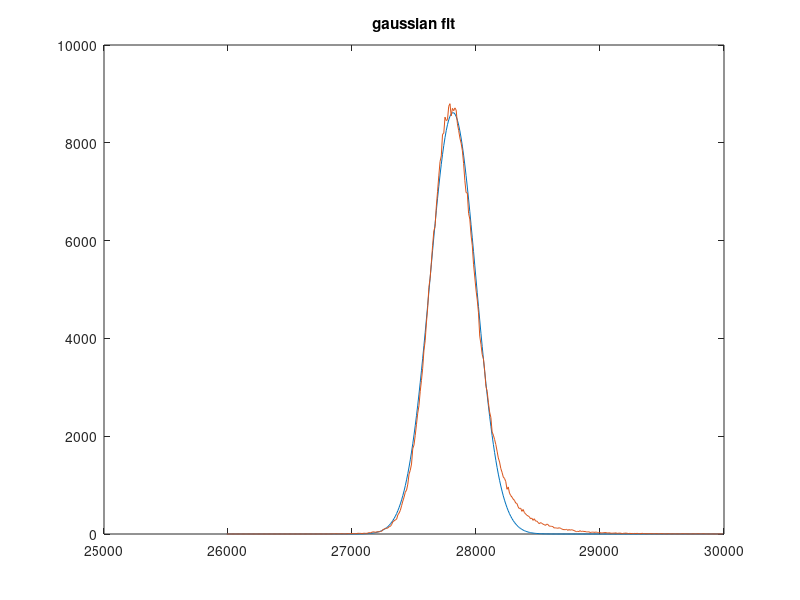
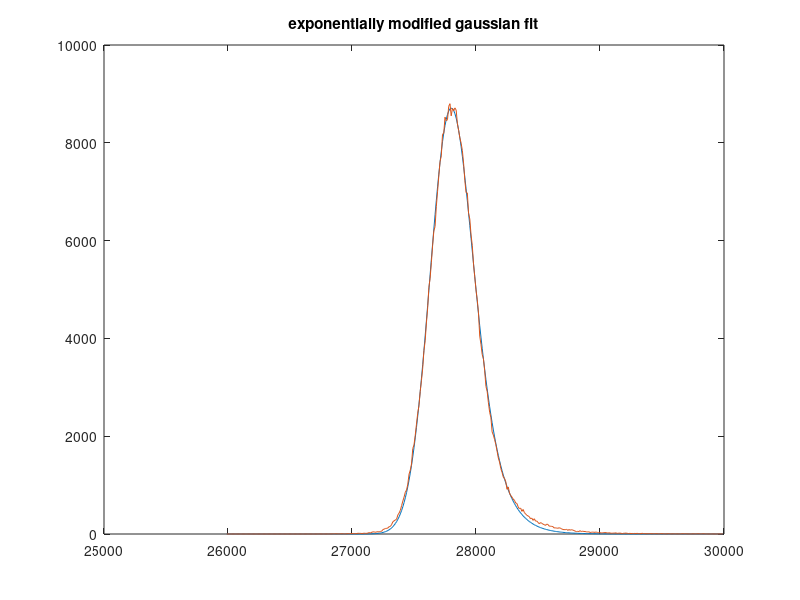

Write MATLAB code to recreate these figures, in order.
clc;clear;close;clc;

data = load("irf/hist_IRF_10ps_50ns_100sec.txt");
data = data + load("irf/hist_IRF_10ps_50ns_100sec_2.txt") + ...
 load("irf/hist_IRF_10ps_50ns_100sec_3.txt") +  load("irf/hist_IRF_10ps_50ns_100sec_4.txt")...
 +  load("irf/hist_IRF_10ps_50ns_100sec_5.txt");

% 10ps bin width, 50ns temporal extent, 100sec of data at 1kHz rep rate

time = data(:,1) / 5; % in ps
counts = data(:,2); 


% region of interest: bins 2600 to 3000

t = time(2600:3000);
n = counts(2600:3000);

% % now try and fit a gaussian to this
% 
gaussian = @(x,t) x(1)*exp(-x(2)*(t-x(3)).^2);
x0 = [max(n),2e-8,2.8e4];
x = lsqcurvefit(gaussian,x0,t,n);

figure(1);
plot(t,gaussian(x,t)); hold on; plot(t, n)
title("gaussian fit")
% emg:

emg = @(y,t) y(4)*exp(y(1)/2 * (2*y(2) + y(1)*(y(3)^2) -2*t)).*erfc((y(2) + y(1)*(y(3))^2 - t)/y(3)/sqrt(2));
y0 = [1/200,2.8e4,1000,20000];
y = lsqcurvefit(emg,y0,t,n);

figure(2);
plot(t,emg(y,t)); hold on; plot(t,n);
title("exponentially modified gaussian fit")


% Params of EMG:
stdev = sqrt(1/y(1)^2 + y(3)^2);
meanval = 1/y(1) + y(2);

